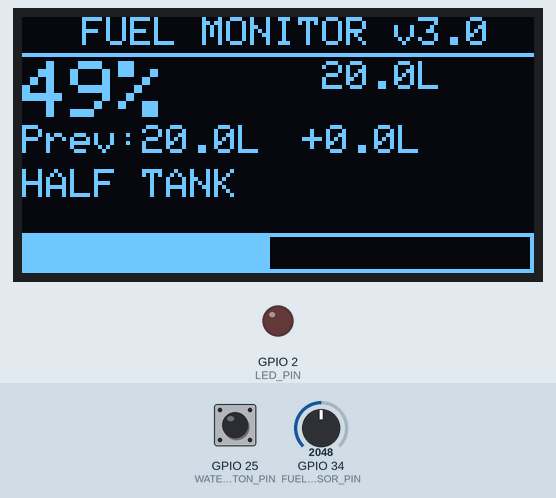
This sketch was run on a simulated ESP32. On the bench: 128×64 one-colour display, output pins drawn as LEDs (lit = HIGH). The inputs (shaded band) are chosen by the test bench; at power-on: GPIO 34 (FUEL_SENSOR_PIN) = 2048, GPIO 25 (WATER_BUTTON_PIN) HIGH. What the sketch prints to the serial monitor is not drawn.

Above: at 3.2 s.
3.3 s: GPIO 34 (FUEL_SENSOR_PIN) set to 2765
At 3.8 s:
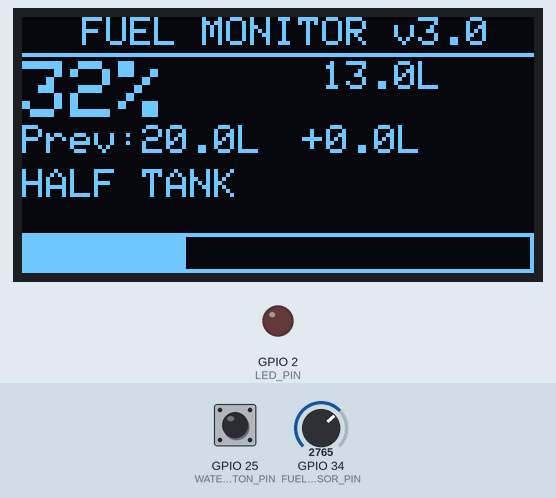
4.8 s: GPIO 34 (FUEL_SENSOR_PIN) set to 2883
At 5.9 s:
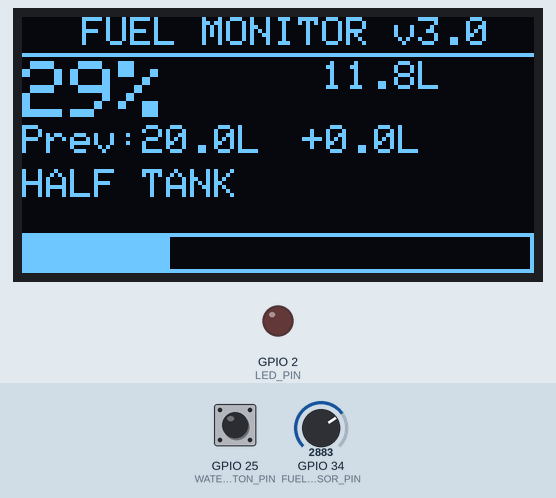
6.3 s: GPIO 34 (FUEL_SENSOR_PIN) set to 3410
At 6.8 s:
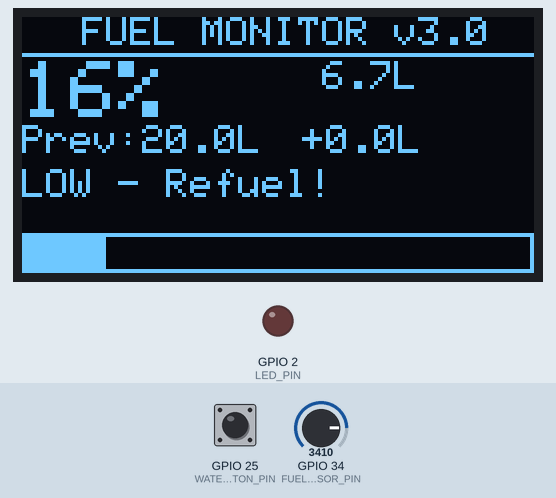
7.9 s: GPIO 34 (FUEL_SENSOR_PIN) set to 3502
At 8.4 s:
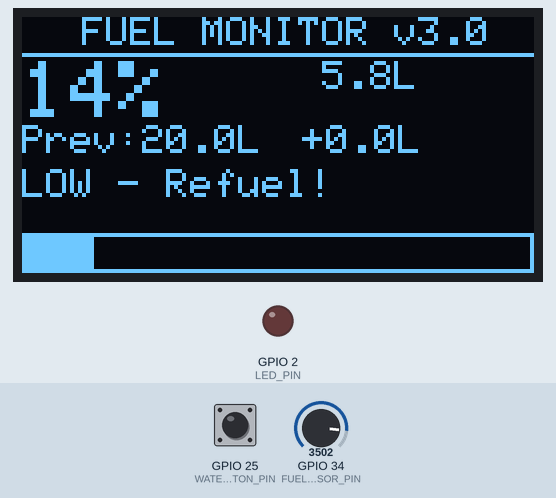
10.9 s: GPIO 25 (WATER_BUTTON_PIN) pulled LOW for 0.15 s
At 11.05 s:
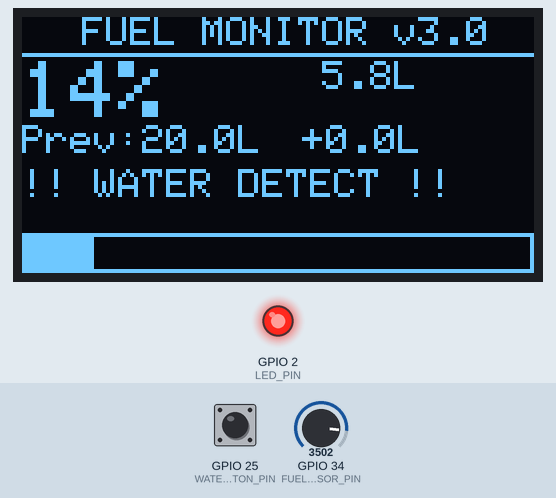
12.5 s: GPIO 34 (FUEL_SENSOR_PIN) set to 2866
At 14.0 s:
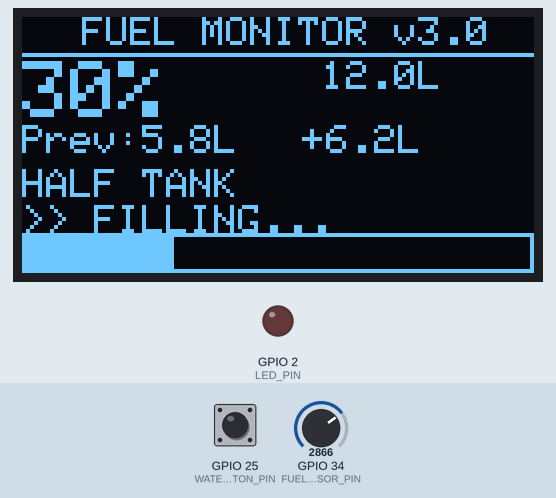
Timing chart, 0 to 15.1 s (numbered marks = the images above; inputs shaded):
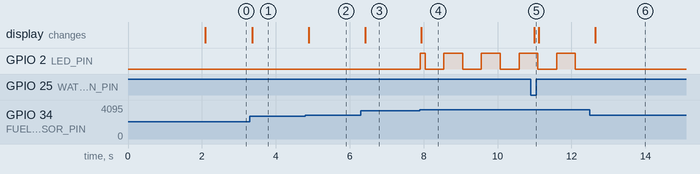

The sketch:

sketch.ino
```cpp
#include <Wire.h>
#include <Adafruit_GFX.h>
#include <Adafruit_SSD1306.h>

#define CAP_EMPTY   4095
#define CAP_FULL    0
#define TANK_SIZE   40

#define SCREEN_WIDTH  128
#define SCREEN_HEIGHT 64
#define OLED_RESET    -1
#define OLED_SDA      21
#define OLED_SCL      22
#define FUEL_SENSOR_PIN   34
#define WATER_BUTTON_PIN  25
#define LED_PIN           2

Adafruit_SSD1306 display(SCREEN_WIDTH, SCREEN_HEIGHT, &Wire, OLED_RESET);
const char* n8nWebhookUrl = "https://akashpoojari.app.n8n.cloud/webhook-test/fuel-monitor";

int   fuelPercent      = 0;
float fuelLitres       = 0.0;
float previousLitres   = 0.0;
float addedLitres      = 0.0;       // litres added this session
float sessionStartL    = 0.0;       // litres at start of fill
bool  waterDetected    = false;
bool  airDetected      = false;
bool  firstReading     = true;
bool  fillingActive    = false;     // true while fuel is being added
int   readingCount     = 0;

// ── Air-detection rate tracking ─────────────────────────────────────
unsigned long lastRateCheckTime   = 0;
float         lastRateCheckLitres = 0.0;
unsigned long airDetectedUntil    = 0;
const unsigned long RATE_CHECK_INTERVAL_MS = 300;   // how often we sample for rate
const float          AIR_DROP_RATE_LPS     = 20.0;  // litres/sec threshold — tune this

// ── Display helpers ───────────────────────────────────────────────────────────
void drawFuelBar(int pct) {
  display.drawRect(0, 54, 128, 10, SSD1306_WHITE);
  int fillWidth = map(pct, 0, 100, 0, 126);
  display.fillRect(1, 55, fillWidth, 8, SSD1306_WHITE);
}

String getFuelStatus(int pct) {
  if (pct <= 10) return "!! CRITICAL !!";
  if (pct <= 25) return "LOW - Refuel!";
  if (pct <= 50) return "HALF TANK";
  if (pct <= 75) return "GOOD";
  return "FULL TANK";
}

void updateDisplay(int pct, float litres, float prevL, float added, bool water, bool air) {
  display.clearDisplay();
  display.setTextSize(1);
  display.setTextColor(SSD1306_WHITE);

  // Title
  display.setCursor(15, 0);
  display.print("FUEL MONITOR v3.0");
  display.drawLine(0, 9, 128, 9, SSD1306_WHITE);

  // Current fuel — big % left, litres right
  display.setTextSize(2);
  display.setCursor(0, 11);
  display.print(pct);
  display.print("%");
  display.setTextSize(1);
  display.setCursor(75, 11);
  display.print(litres, 1);
  display.print("L");

  // Previous litres
  display.setCursor(0, 27);
  display.print("Prev:");
  display.print(prevL, 1);
  display.print("L");

  // Added this session
  display.setCursor(70, 27);
  display.print("+");
  display.print(added, 1);
  display.print("L");

  // Status line
  display.setCursor(0, 38);
  if (air) {
    display.print("!! AIR IN LINE !!");
  } else if (water) {
    display.print("!! WATER DETECT !!");
  } else {
    display.print(getFuelStatus(pct));
  }

  // Filling indicator
  if (fillingActive) {
    display.setCursor(0, 47);
    display.print(">> FILLING...");
  }

  drawFuelBar(pct);
  display.display();
}

// ── Setup ─────────────────────────────────────────────────────────────────────
void setup() {
  Serial.begin(115200);
  pinMode(WATER_BUTTON_PIN, INPUT_PULLUP);
  pinMode(LED_PIN, OUTPUT);
  digitalWrite(LED_PIN, LOW);

  Wire.begin(OLED_SDA, OLED_SCL);
  if (!display.begin(SSD1306_SWITCHCAPVCC, 0x3C)) {
    Serial.println("OLED not found!");
    while (true);
  }

  display.clearDisplay();
  display.setTextColor(SSD1306_WHITE);
  display.setCursor(15, 10);
  display.println("FUEL MONITOR");
  display.setCursor(25, 25);
  display.println("Initializing...");
  display.display();
  delay(2000);

  Serial.println("=====================================");
  Serial.println("   FUEL MONITOR v3.0 — Ready!");
  Serial.println("=====================================");
}

// ── Loop ──────────────────────────────────────────────────────────────────────
void loop() {
  int rawADC = analogRead(FUEL_SENSOR_PIN);

  int clampedADC = constrain(rawADC,
                    min(CAP_FULL, CAP_EMPTY),
                    max(CAP_FULL, CAP_EMPTY));

  fuelPercent = map(clampedADC, CAP_EMPTY, CAP_FULL, 0, 100);
  fuelPercent = constrain(fuelPercent, 0, 100);

  fuelLitres = (float)(clampedADC - CAP_EMPTY)
             / (float)(CAP_FULL - CAP_EMPTY)
             * TANK_SIZE;
  fuelLitres = constrain(fuelLitres, 0.0, (float)TANK_SIZE);

  // ── Fuel tracking ───────────────────────────────────────────────────
  if (firstReading) {
    previousLitres     = fuelLitres;
    sessionStartL      = fuelLitres;
    lastRateCheckLitres = fuelLitres;
    lastRateCheckTime   = millis();
    firstReading       = false;
    Serial.print("Starting fuel level: ");
    Serial.print(fuelLitres, 1);
    Serial.println("L");

  } else {
    float diff = fuelLitres - previousLitres;

    if (diff > 0.5) {
      // ── Fuel being added ──
      if (!fillingActive) {
        fillingActive = true;
        sessionStartL = previousLitres;   // record where fill started
        Serial.println("-------------------------------------");
        Serial.print("FILL STARTED at: ");
        Serial.print(sessionStartL, 1);
        Serial.println("L");
      }
      addedLitres   += diff;
      previousLitres = fuelLitres;

      Serial.print("  +"); Serial.print(diff, 1);
      Serial.print("L added | Now: "); Serial.print(fuelLitres, 1);
      Serial.print("L | Total added: "); Serial.print(addedLitres, 1);
      Serial.println("L");

    } else if (diff < -5.0) {
      // ── Big drop = new session ──
      if (fillingActive) {
        Serial.println("-------------------------------------");
        Serial.print("FILL COMPLETE: ");
        Serial.print(sessionStartL, 1);
        Serial.print("L → ");
        Serial.print(previousLitres, 1);
        Serial.print("L | Added: ");
        Serial.print(addedLitres, 1);
        Serial.println("L");
        Serial.println("-------------------------------------");
      }
      fillingActive  = false;
      addedLitres    = 0.0;
      previousLitres = fuelLitres;
      Serial.println("New session started. Counter reset.");

    } else if (diff < -0.5) {
      // ── Normal consumption ──
      fillingActive  = false;
      previousLitres = fuelLitres;
    }
  }

  // ── Air detection: rate of change (L/s) over a fixed window ─────────
  unsigned long now = millis();

  if (now - lastRateCheckTime >= RATE_CHECK_INTERVAL_MS) {
    float dropAmount = lastRateCheckLitres - fuelLitres;
    float elapsedSec = (now - lastRateCheckTime) / 1000.0;
    float dropRate   = dropAmount / elapsedSec;   // litres per second

    if (dropRate > AIR_DROP_RATE_LPS) {
      airDetected = true;
      airDetectedUntil = now + 3000;   // keep alert visible for 3s
      Serial.print("!! AIR DETECTED — rate: ");
      Serial.print(dropRate, 1);
      Serial.println(" L/s !!");
    }

    lastRateCheckLitres = fuelLitres;
    lastRateCheckTime   = now;
  }

  if (airDetected && now > airDetectedUntil) {
    airDetected = false;
  }

  // ── Water detection ─────────────────────────────────────────────────
  waterDetected = (digitalRead(WATER_BUTTON_PIN) == LOW);
  if (waterDetected) Serial.println("!! WATER DETECTED !!");

  // ── LED control ─────────────────────────────────────────────────────
  if (airDetected) {
    digitalWrite(LED_PIN, HIGH);                      // solid = air
  } else if (fuelPercent <= 15) {
    digitalWrite(LED_PIN, (millis() / 500) % 2);     // blink = low fuel
  } else {
    digitalWrite(LED_PIN, LOW);                       // off = normal
  }

  // ── Update OLED ─────────────────────────────────────────────────────
  updateDisplay(fuelPercent, fuelLitres, sessionStartL,
                addedLitres, waterDetected, airDetected);

  // ── Serial summary ──────────────────────────────────────────────────
  readingCount++;
  Serial.print("R#"); Serial.print(readingCount);
  Serial.print(" | ADC:"); Serial.print(rawADC);
  Serial.print(" | Now:"); Serial.print(fuelLitres,1); Serial.print("L");
  Serial.print(" ("); Serial.print(fuelPercent); Serial.print("%)");
  Serial.print(" | Prev:"); Serial.print(previousLitres,1); Serial.print("L");
  Serial.print(" | Added:"); Serial.print(addedLitres,1); Serial.print("L");
  Serial.print(" | Water:"); Serial.print(waterDetected ? "YES":"No");
  Serial.print(" | Air:"); Serial.println(airDetected ? "YES":"No");

  delay(100);
}
```

Measured:
- the behaviour switches between 3439 and 3440 on GPIO 34 (FUEL_SENSOR_PIN) (found by bisection; images 3 and 4)
- after the input at 3.3 s, the display: changes after 0.06 s (image 1)
- after the input at 4.8 s, the display: changes after 0.09 s (image 2)
- after the input at 6.3 s, the display: changes after 0.11 s (image 3)
- after the input at 7.9 s, GPIO 2 (LED_PIN): LOW → HIGH at once, then repeats every 1.0 s: LOW 0.51 s, HIGH 0.51 s; the display: changes at once (image 4)
- after the input at 10.9 s, the display: changes after 0.09 s (image 5)
- after the input at 12.5 s, GPIO 2 (LED_PIN): stops changing and stays LOW; the display: changes after 0.15 s (image 6)
